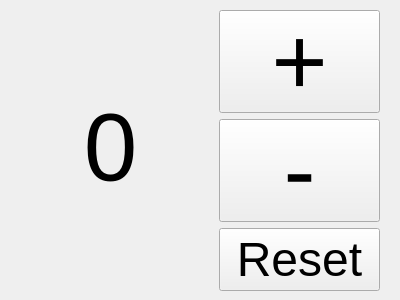
<?xml version="1.0" encoding="UTF-8"?>
<ui version="4.0">
 <class>Form</class>
 <widget class="QWidget" name="Form">
  <property name="geometry">
   <rect>
    <x>0</x>
    <y>0</y>
    <width>400</width>
    <height>300</height>
   </rect>
  </property>
  <property name="windowTitle">
   <string>Form</string>
  </property>
  <widget class="QLabel" name="num_label">
   <property name="geometry">
    <rect>
     <x>10</x>
     <y>87</y>
     <width>201</width>
     <height>121</height>
    </rect>
   </property>
   <property name="font">
    <font>
     <pointsize>72</pointsize>
    </font>
   </property>
   <property name="text">
    <string>0</string>
   </property>
   <property name="alignment">
    <set>Qt::AlignCenter</set>
   </property>
  </widget>
  <widget class="QWidget" name="widget" native="true">
   <property name="geometry">
    <rect>
     <x>219</x>
     <y>10</y>
     <width>161</width>
     <height>281</height>
    </rect>
   </property>
   <layout class="QVBoxLayout" name="verticalLayout">
    <item>
     <widget class="QPushButton" name="inc_button">
      <property name="font">
       <font>
        <pointsize>72</pointsize>
       </font>
      </property>
      <property name="layoutDirection">
       <enum>Qt::RightToLeft</enum>
      </property>
      <property name="text">
       <string>+</string>
      </property>
     </widget>
    </item>
    <item>
     <widget class="QPushButton" name="dec_button">
      <property name="font">
       <font>
        <pointsize>72</pointsize>
       </font>
      </property>
      <property name="text">
       <string>-</string>
      </property>
     </widget>
    </item>
    <item>
     <widget class="QPushButton" name="reset_button">
      <property name="font">
       <font>
        <pointsize>36</pointsize>
       </font>
      </property>
      <property name="text">
       <string>Reset</string>
      </property>
     </widget>
    </item>
   </layout>
  </widget>
 </widget>
 <resources/>
 <connections/>
</ui>
